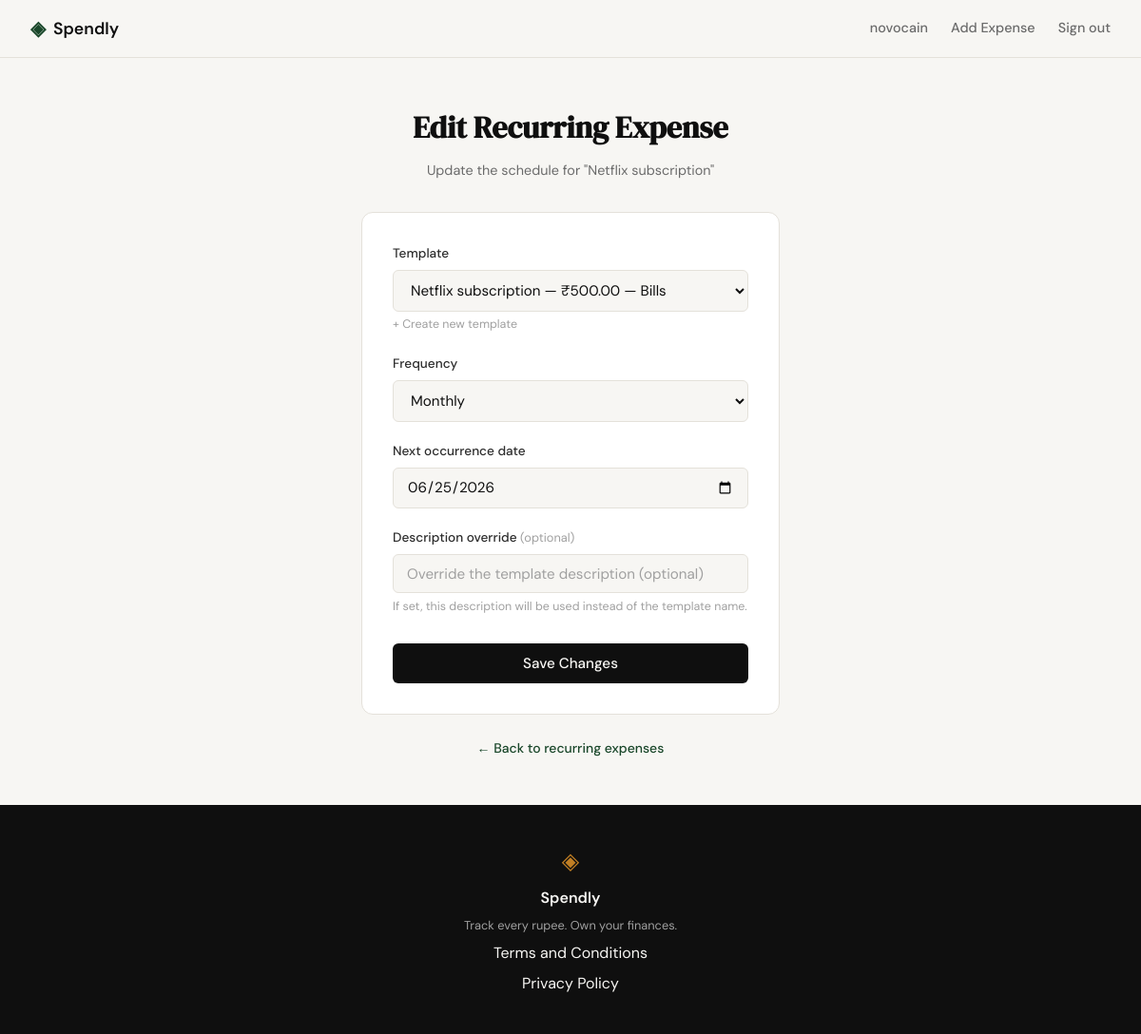
Before: /recurring/1/edit (signed in) with the older database file.
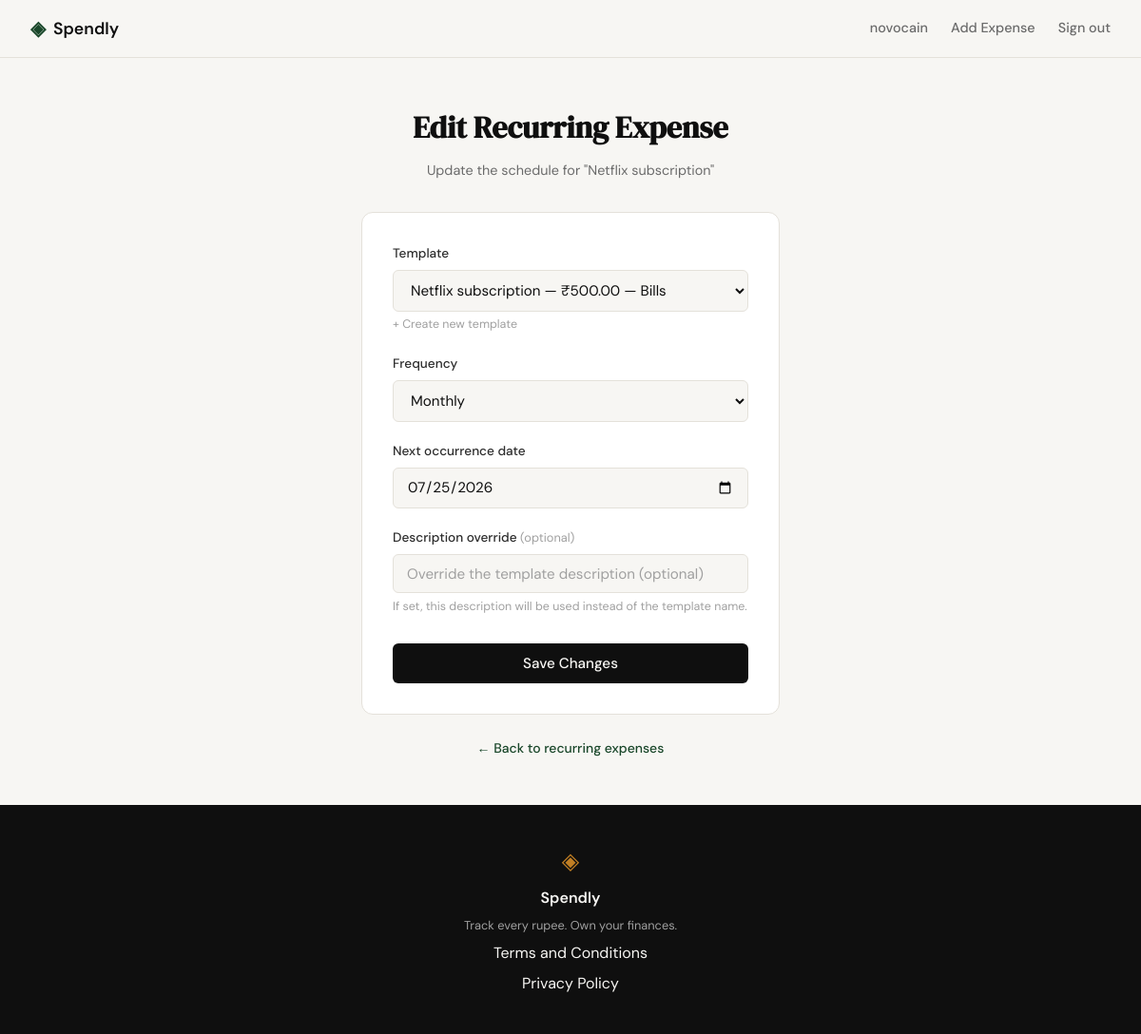
After: the same page with the newer database file.
### tables this page shows
CREATE TABLE recurring_expenses (
            id              INTEGER PRIMARY KEY AUTOINCREMENT,
            user_id         INTEGER NOT NULL REFERENCES users(id),
            template_id     INTEGER NOT NULL REFERENCES expense_templates(id),
            frequency       TEXT    NOT NULL,
            next_run_date   TEXT    NOT NULL,
            description     TEXT,
            is_active       INTEGER NOT NULL DEFAULT 1,
            created_at      TEXT    DEFAULT (datetime('now'))
        );

CREATE TABLE expense_templates (
            id          INTEGER PRIMARY KEY AUTOINCREMENT,
            user_id     INTEGER NOT NULL REFERENCES users(id),
            name        TEXT    NOT NULL,
            amount      REAL    NOT NULL,
            category    TEXT    NOT NULL,
            description TEXT,
            created_at  TEXT    DEFAULT (datetime('now'))
        );

### app.py (the view, shortened to what this page needs)
@app.route("/recurring/<int:id>/edit", methods=["GET", "POST"])
def edit_recurring(id):
    if not session.get("user_id"):
        return redirect(url_for("login"))
    uid = session["user_id"]
    item = get_recurring_by_id(id, uid)
    if not item:
        flash("Recurring expense not found.", "error")
        return redirect(url_for("recurring"))
    all_templates = get_templates(uid)
    return render_template(
        "edit_recurring.html",
        recurring=item,
        values={
            "template_id": str(item["template_id"]),
            "frequency": item["frequency"],
            "next_run_date": item["next_run_date"],
            "description": item["description"] or "",
        },
        templates=all_templates,
    )

### database/db.py (called while the page is built)
def get_db():
    conn = sqlite3.connect(DB_PATH)
    conn.row_factory = sqlite3.Row
    conn.execute("PRAGMA foreign_keys = ON")
    return conn

def get_templates_for_user(user_id):
    conn = get_db()
    rows = conn.execute(
        "SELECT id, user_id, name, amount, category, description, created_at "
        "FROM expense_templates WHERE user_id = ? ORDER BY created_at DESC",
        (user_id,),
    ).fetchall()
    conn.close()
    return [dict(row) for row in rows]

def get_recurring_by_id(rec_id, user_id):
    conn = get_db()
    row = conn.execute(
        "SELECT r.id, r.user_id, r.template_id, r.frequency, r.next_run_date, "
        "       r.description, r.is_active, r.created_at, "
        "       t.name AS template_name, t.amount, t.category "
        "FROM recurring_expenses r "
        "JOIN expense_templates t ON t.id = r.template_id "
        "WHERE r.id = ? AND r.user_id = ?",
        (rec_id, user_id),
    ).fetchone()
    conn.close()
    return dict(row) if row else None

### templates/edit_recurring.html (shortened to what this page needs)
{% extends "base.html" %}
{% block head %}
<link rel="stylesheet" href="{{ url_for('static', filename='css/style.css') }}">
{% endblock %}
{% block content %}
<section class="auth-section">
    <div class="auth-container">
        <div class="auth-header">
            <h1 class="auth-title">Edit Recurring Expense</h1>
            <p class="auth-subtitle">Update the schedule for "{{ recurring.template_name }}"</p>
        </div>
        <div class="auth-card">
            <form method="POST" action="{{ url_for('edit_recurring', id=recurring.id) }}">
                <div class="form-group">
                    <label for="template_id">Template</label>
                    <select id="template_id" name="template_id" class="form-input" required>
                        {% for t in templates %}
                        <option value="{{ t.id }}"{% if values.template_id == t.id|string %} selected{% endif %}>
                            {{ t.name }} — ₹{{ t.amount }} — {{ t.category }}
                        </option>
                        {% endfor %}
                    </select>
                    <small class="form-hint">
                        <a href="{{ url_for('add_template') }}" target="_blank">+ Create new template</a>
                    </small>
                </div>
                <div class="form-group">
                    <label for="frequency">Frequency</label>
                    <select id="frequency" name="frequency" class="form-input" required>
                        <option value="monthly"{% if values.frequency == 'monthly' %} selected{% endif %}>Monthly</option>
                    </select>
                </div>
                <div class="form-group">
                    <label for="next_run_date">Next occurrence date</label>
                    <input type="date" id="next_run_date" name="next_run_date"
                           class="form-input"
                           value="{{ values.next_run_date }}" required>
                </div>
                <div class="form-group">
                    <label for="description">Description override <span class="form-optional">(optional)</span></label>
                    <input type="text" id="description" name="description"
                           class="form-input"
                           placeholder="Override the template description (optional)"
                           maxlength="200"
                           value="{{ values.description or '' }}">
                    <small class="form-hint">If set, this description will be used instead of the template name.</small>
                </div>
                <button type="submit" class="btn-submit">Save Changes</button>
            </form>
        </div>
        <p class="auth-switch">
            <a href="{{ url_for('recurring') }}">← Back to recurring expenses</a>
        </p>
    </div>
</section>
{% endblock %}

Changed rows visible on the page:
changed recurring_expenses "Monthly": next_run_date "06/25/2026" → "07/25/2026"
